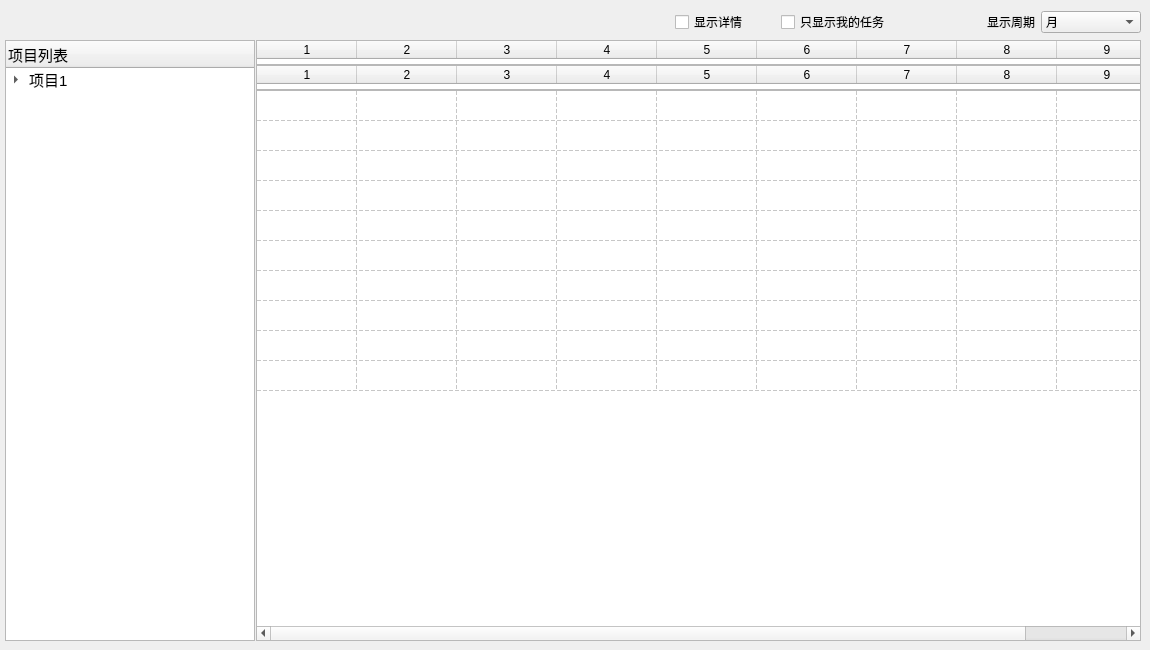
         <widget class="QWidget" name="tab_3">
          <attribute name="title">
           <string>任务进度</string>
          </attribute>
          <widget class="QWidget" name="layoutWidget_2">
           <property name="geometry">
            <rect>
             <x>5</x>
             <y>10</y>
             <width>1136</width>
             <height>631</height>
            </rect>
           </property>
           <layout class="QVBoxLayout" name="verticalLayout_4">
            <property name="sizeConstraint">
             <enum>QLayout::SetNoConstraint</enum>
            </property>
            <item>
             <layout class="QHBoxLayout" name="horizontalLayout_9">
              <item>
               <widget class="QLabel" name="label_10">
                <property name="sizePolicy">
                 <sizepolicy hsizetype="Expanding" vsizetype="Preferred">
                  <horstretch>0</horstretch>
                  <verstretch>0</verstretch>
                 </sizepolicy>
                </property>
                <property name="text">
                 <string/>
                </property>
               </widget>
              </item>
              <item>
               <widget class="QCheckBox" name="check_scheduleShowDetail">
                <property name="minimumSize">
                 <size>
                  <width>100</width>
                  <height>0</height>
                 </size>
                </property>
                <property name="text">
                 <string>显示详情</string>
                </property>
               </widget>
              </item>
              <item>
               <widget class="QCheckBox" name="check_showMyTask">
                <property name="sizePolicy">
                 <sizepolicy hsizetype="Preferred" vsizetype="Fixed">
                  <horstretch>0</horstretch>
                  <verstretch>0</verstretch>
                 </sizepolicy>
                </property>
                <property name="minimumSize">
                 <size>
                  <width>200</width>
                  <height>0</height>
                 </size>
                </property>
                <property name="text">
                 <string>只显示我的任务</string>
                </property>
               </widget>
              </item>
              <item>
               <widget class="QLabel" name="label_19">
                <property name="sizePolicy">
                 <sizepolicy hsizetype="Fixed" vsizetype="Preferred">
                  <horstretch>0</horstretch>
                  <verstretch>0</verstretch>
                 </sizepolicy>
                </property>
                <property name="text">
                 <string>显示周期</string>
                </property>
               </widget>
              </item>
              <item>
               <widget class="QComboBox" name="period_combo">
                <property name="sizePolicy">
                 <sizepolicy hsizetype="Fixed" vsizetype="Fixed">
                  <horstretch>0</horstretch>
                  <verstretch>0</verstretch>
                 </sizepolicy>
                </property>
                <property name="minimumSize">
                 <size>
                  <width>100</width>
                  <height>0</height>
                 </size>
                </property>
                <property name="layoutDirection">
                 <enum>Qt::LeftToRight</enum>
                </property>
                <property name="modelColumn">
                 <number>0</number>
                </property>
                <item>
                 <property name="text">
                  <string>月</string>
                 </property>
                </item>
                <item>
                 <property name="text">
                  <string>周</string>
                 </property>
                </item>
                <item>
                 <property name="text">
                  <string>日</string>
                 </property>
                </item>
               </widget>
              </item>
             </layout>
            </item>
            <item>
             <layout class="QHBoxLayout" name="horizontalLayout_21">
              <property name="spacing">
               <number>1</number>
              </property>
              <item>
               <widget class="QTreeWidget" name="entry_list">
                <property name="sizePolicy">
                 <sizepolicy hsizetype="Preferred" vsizetype="Expanding">
                  <horstretch>0</horstretch>
                  <verstretch>0</verstretch>
                 </sizepolicy>
                </property>
                <property name="maximumSize">
                 <size>
                  <width>250</width>
                  <height>16777215</height>
                 </size>
                </property>
                <property name="sizeIncrement">
                 <size>
                  <width>0</width>
                  <height>0</height>
                 </size>
                </property>
                <property name="baseSize">
                 <size>
                  <width>10</width>
                  <height>0</height>
                 </size>
                </property>
                <property name="font">
                 <font>
                  <pointsize>11</pointsize>
                 </font>
                </property>
                <property name="verticalScrollBarPolicy">
                 <enum>Qt::ScrollBarAlwaysOff</enum>
                </property>
                <property name="horizontalScrollBarPolicy">
                 <enum>Qt::ScrollBarAlwaysOff</enum>
                </property>
                <property name="alternatingRowColors">
                 <bool>true</bool>
                </property>
                <property name="selectionMode">
                 <enum>QAbstractItemView::NoSelection</enum>
                </property>
                <property name="indentation">
                 <number>20</number>
                </property>
                <property name="rootIsDecorated">
                 <bool>true</bool>
                </property>
                <property name="uniformRowHeights">
                 <bool>false</bool>
                </property>
                <property name="allColumnsShowFocus">
                 <bool>false</bool>
                </property>
                <property name="headerHidden">
                 <bool>false</bool>
                </property>
                <column>
                 <property name="text">
                  <string>项目列表</string>
                 </property>
                </column>
                <item>
                 <property name="text">
                  <string>项目1</string>
                 </property>
                 <item>
                  <property name="text">
                   <string>展项1</string>
                  </property>
                  <item>
                   <property name="text">
                    <string>任务1</string>
                   </property>
                  </item>
                 </item>
                 <item>
                  <property name="text">
                   <string>展项2</string>
                  </property>
                  <item>
                   <property name="text">
                    <string>任务2</string>
                   </property>
                  </item>
                 </item>
                </item>
               </widget>
              </item>
              <item>
               <layout class="QVBoxLayout" name="verticalLayout_11">
                <property name="spacing">
                 <number>0</number>
                </property>
                <item>
                 <widget class="QTableWidget" name="period1_table">
                  <property name="sizePolicy">
                   <sizepolicy hsizetype="Expanding" vsizetype="Expanding">
                    <horstretch>0</horstretch>
                    <verstretch>0</verstretch>
                   </sizepolicy>
                  </property>
                  <property name="minimumSize">
                   <size>
                    <width>0</width>
                    <height>15</height>
                   </size>
                  </property>
                  <property name="maximumSize">
                   <size>
                    <width>16777215</width>
                    <height>25</height>
                   </size>
                  </property>
                  <property name="baseSize">
                   <size>
                    <width>0</width>
                    <height>0</height>
                   </size>
                  </property>
                  <property name="frameShape">
                   <enum>QFrame::StyledPanel</enum>
                  </property>
                  <property name="lineWidth">
                   <number>1</number>
                  </property>
                  <property name="verticalScrollBarPolicy">
                   <enum>Qt::ScrollBarAlwaysOff</enum>
                  </property>
                  <property name="horizontalScrollBarPolicy">
                   <enum>Qt::ScrollBarAlwaysOff</enum>
                  </property>
                  <property name="autoScrollMargin">
                   <number>16</number>
                  </property>
                  <property name="wordWrap">
                   <bool>true</bool>
                  </property>
                  <property name="cornerButtonEnabled">
                   <bool>false</bool>
                  </property>
                  <property name="columnCount">
                   <number>14</number>
                  </property>
                  <column/>
                  <column/>
                  <column/>
                  <column/>
                  <column/>
                  <column/>
                  <column/>
                  <column/>
                  <column/>
                  <column/>
                  <column/>
                  <column/>
                  <column/>
                  <column/>
                 </widget>
                </item>
                <item>
                 <widget class="QTableWidget" name="period2_table">
                  <property name="enabled">
                   <bool>true</bool>
                  </property>
                  <property name="sizePolicy">
                   <sizepolicy hsizetype="Preferred" vsizetype="Expanding">
                    <horstretch>0</horstretch>
                    <verstretch>0</verstretch>
                   </sizepolicy>
                  </property>
                  <property name="minimumSize">
                   <size>
                    <width>0</width>
                    <height>15</height>
                   </size>
                  </property>
                  <property name="maximumSize">
                   <size>
                    <width>16777215</width>
                    <height>25</height>
                   </size>
                  </property>
                  <property name="baseSize">
                   <size>
                    <width>0</width>
                    <height>0</height>
                   </size>
                  </property>
                  <property name="focusPolicy">
                   <enum>Qt::WheelFocus</enum>
                  </property>
                  <property name="lineWidth">
                   <number>1</number>
                  </property>
                  <property name="midLineWidth">
                   <number>0</number>
                  </property>
                  <property name="verticalScrollBarPolicy">
                   <enum>Qt::ScrollBarAlwaysOff</enum>
                  </property>
                  <property name="horizontalScrollBarPolicy">
                   <enum>Qt::ScrollBarAlwaysOff</enum>
                  </property>
                  <property name="autoScrollMargin">
                   <number>1</number>
                  </property>
                  <property name="columnCount">
                   <number>10</number>
                  </property>
                  <attribute name="horizontalHeaderHighlightSections">
                   <bool>false</bool>
                  </attribute>
                  <attribute name="verticalHeaderVisible">
                   <bool>false</bool>
                  </attribute>
                  <column/>
                  <column/>
                  <column/>
                  <column/>
                  <column/>
                  <column/>
                  <column/>
                  <column/>
                  <column/>
                  <column/>
                 </widget>
                </item>
                <item>
                 <widget class="QTableWidget" name="schedule_table">
                  <property name="sizePolicy">
                   <sizepolicy hsizetype="Expanding" vsizetype="Expanding">
                    <horstretch>0</horstretch>
                    <verstretch>0</verstretch>
                   </sizepolicy>
                  </property>
                  <property name="baseSize">
                   <size>
                    <width>0</width>
                    <height>100</height>
                   </size>
                  </property>
                  <property name="font">
                   <font>
                    <pointsize>9</pointsize>
                   </font>
                  </property>
                  <property name="frameShadow">
                   <enum>QFrame::Sunken</enum>
                  </property>
                  <property name="autoScroll">
                   <bool>false</bool>
                  </property>
                  <property name="autoScrollMargin">
                   <number>16</number>
                  </property>
                  <property name="alternatingRowColors">
                   <bool>false</bool>
                  </property>
                  <property name="horizontalScrollMode">
                   <enum>QAbstractItemView::ScrollPerPixel</enum>
                  </property>
                  <property name="showGrid">
                   <bool>true</bool>
                  </property>
                  <property name="gridStyle">
                   <enum>Qt::DashLine</enum>
                  </property>
                  <property name="rowCount">
                   <number>10</number>
                  </property>
                  <property name="columnCount">
                   <number>10</number>
                  </property>
                  <attribute name="horizontalHeaderVisible">
                   <bool>false</bool>
                  </attribute>
                  <attribute name="horizontalHeaderHighlightSections">
                   <bool>false</bool>
                  </attribute>
                  <attribute name="verticalHeaderVisible">
                   <bool>false</bool>
                  </attribute>
                  <attribute name="verticalHeaderStretchLastSection">
                   <bool>false</bool>
                  </attribute>
                  <row/>
                  <row/>
                  <row/>
                  <row/>
                  <row/>
                  <row/>
                  <row/>
                  <row/>
                  <row/>
                  <row/>
                  <column/>
                  <column/>
                  <column/>
                  <column/>
                  <column/>
                  <column/>
                  <column/>
                  <column/>
                  <column/>
                  <column/>
                 </widget>
                </item>
               </layout>
              </item>
             </layout>
            </item>
           </layout>
          </widget>
         </widget>
